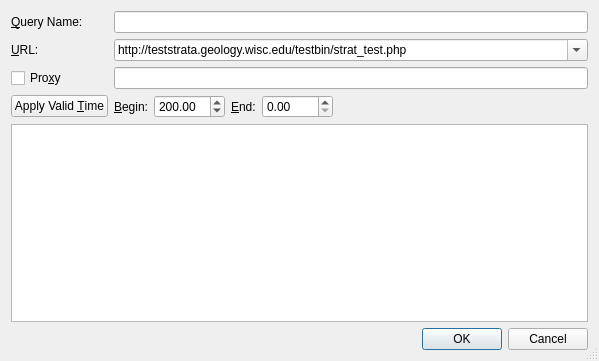
<?xml version="1.0" encoding="UTF-8"?>
<ui version="4.0">
 <class>ConnectWFSDialog</class>
 <widget class="QDialog" name="ConnectWFSDialog">
  <property name="geometry">
   <rect>
    <x>0</x>
    <y>0</y>
    <width>599</width>
    <height>361</height>
   </rect>
  </property>
  <property name="sizePolicy">
   <sizepolicy hsizetype="MinimumExpanding" vsizetype="MinimumExpanding">
    <horstretch>0</horstretch>
    <verstretch>0</verstretch>
   </sizepolicy>
  </property>
  <property name="minimumSize">
   <size>
    <width>340</width>
    <height>340</height>
   </size>
  </property>
  <property name="acceptDrops">
   <bool>true</bool>
  </property>
  <property name="windowTitle">
   <string>Connect to WFS</string>
  </property>
  <property name="sizeGripEnabled">
   <bool>true</bool>
  </property>
  <layout class="QGridLayout" name="gridLayout">
   <item row="6" column="1">
    <layout class="QHBoxLayout" name="horizontalLayout">
     <item>
      <widget class="QLineEdit" name="lineEdit_proxy"/>
     </item>
    </layout>
   </item>
   <item row="1" column="0">
    <widget class="QLabel" name="label_2">
     <property name="text">
      <string>&amp;Query Name:</string>
     </property>
     <property name="buddy">
      <cstring>lineEdit_name</cstring>
     </property>
    </widget>
   </item>
   <item row="1" column="1">
    <widget class="QLineEdit" name="lineEdit_name"/>
   </item>
   <item row="6" column="0">
    <widget class="QCheckBox" name="checkBox_proxy">
     <property name="text">
      <string>Pro&amp;xy</string>
     </property>
    </widget>
   </item>
   <item row="4" column="1">
    <widget class="QComboBox" name="comboBox_url">
     <property name="editable">
      <bool>true</bool>
     </property>
     <item>
      <property name="text">
       <string>http://teststrata.geology.wisc.edu/testbin/strat_test.php</string>
      </property>
     </item>
     <item>
      <property name="text">
       <string>http://teststrata.geology.wisc.edu/testbin/paleodb_test.php</string>
      </property>
     </item>
     <item>
      <property name="text">
       <string>http://www-a.ga.gov.au/geows/geologicunits/oneg_aus_2_5m/wfs</string>
      </property>
     </item>
     <item>
      <property name="text">
       <string>Select a WFS site, or type in a valid url...</string>
      </property>
     </item>
    </widget>
   </item>
   <item row="4" column="0">
    <widget class="QLabel" name="label_4">
     <property name="text">
      <string>&amp;URL:</string>
     </property>
     <property name="buddy">
      <cstring>comboBox_url</cstring>
     </property>
    </widget>
   </item>
   <item row="9" column="0">
    <widget class="QPushButton" name="pushButton_apply">
     <property name="text">
      <string>Apply Valid &amp;Time</string>
     </property>
    </widget>
   </item>
   <item row="11" column="1">
    <widget class="QDialogButtonBox" name="buttonBox">
     <property name="standardButtons">
      <set>QDialogButtonBox::Cancel|QDialogButtonBox::Ok</set>
     </property>
    </widget>
   </item>
   <item row="9" column="1">
    <layout class="QHBoxLayout" name="horizontalLayout_2">
     <item>
      <widget class="QLabel" name="label_6">
       <property name="text">
        <string>&amp;Begin:</string>
       </property>
       <property name="buddy">
        <cstring>spinbox_begin</cstring>
       </property>
      </widget>
     </item>
     <item>
      <widget class="QDoubleSpinBox" name="spinbox_begin">
       <property name="maximum">
        <double>1000.000000000000000</double>
       </property>
       <property name="value">
        <double>200.000000000000000</double>
       </property>
      </widget>
     </item>
     <item>
      <widget class="QLabel" name="label_5">
       <property name="text">
        <string>&amp;End:</string>
       </property>
       <property name="buddy">
        <cstring>spinbox_end</cstring>
       </property>
      </widget>
     </item>
     <item>
      <widget class="QDoubleSpinBox" name="spinbox_end">
       <property name="maximum">
        <double>1000.000000000000000</double>
       </property>
      </widget>
     </item>
     <item>
      <spacer name="horizontalSpacer">
       <property name="orientation">
        <enum>Qt::Horizontal</enum>
       </property>
       <property name="sizeHint" stdset="0">
        <size>
         <width>40</width>
         <height>20</height>
        </size>
       </property>
      </spacer>
     </item>
    </layout>
   </item>
   <item row="10" column="0" colspan="2">
    <widget class="QPlainTextEdit" name="plainTextEdit_request">
     <property name="plainText">
      <string/>
     </property>
    </widget>
   </item>
  </layout>
 </widget>
 <resources/>
 <connections/>
</ui>
